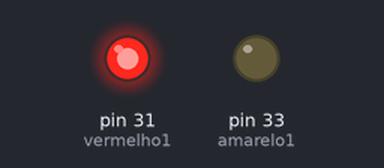
A sketch run on a simulated Arduino Mega 2560, built with avr-gcc and run on an emulated ATmega2560. Parts: output pins drawn as LEDs (lit = HIGH).

Above: at 0.1 s.
Timing chart, 0 to 1.6 s (numbered marks = the images above):
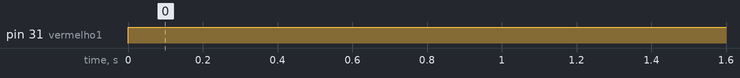

The sketch:

semaforo_arduino.ino
```cpp
#define vermelho1 31
#define amarelo1 33

void setup() {
  pinMode(vermelho1, OUTPUT);
  pinMode(amarelo1, OUTPUT);
}

void loop() {

  //Configuração do Tempo 1
  digitalWrite(vermelho1, HIGH);
  digitalWrite(amarelo1, LOW);
  delay(2000); //ajustar o tempo correto

  //Configuração do Tempo 2
  digitalWrite(vermelho1, HIGH);
  digitalWrite(amarelo1,  LOW);
  delay(2000); //ajustar o tempo correto

}
```

Measured:
- by itself, pin 31 (vermelho1): LOW → HIGH at 0.00 s
